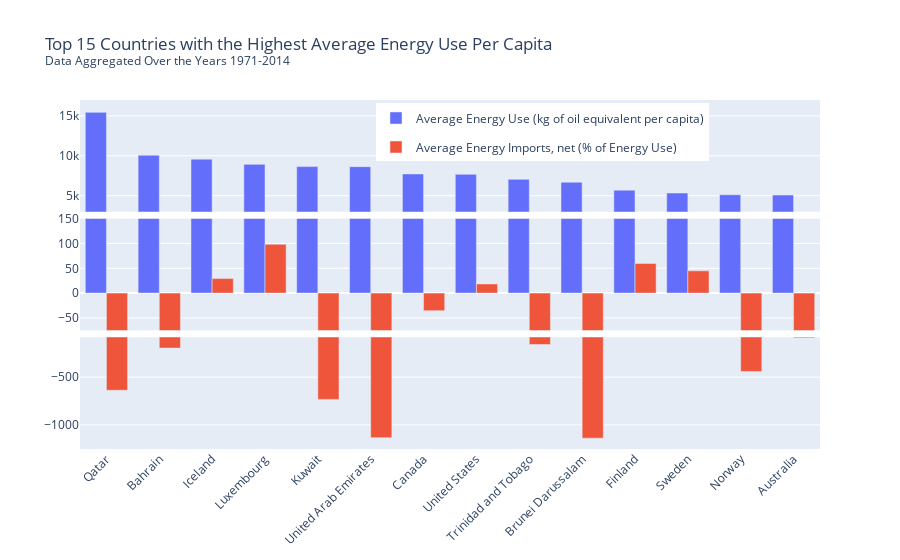

Write notebook code for a chart like this one.
### Code cell
AvgEGUsageImp = EG_USE_IMP.groupby(['Country_Name', 'Country_Code']).mean()
sd = EG_USE_IMP.groupby(['Country_Name', 'Country_Code']).std()
display(sd)
AvgEGUsageImpTop15 = AvgEGUsageImp.reset_index().sort_values(by='EG.USE.PCAP.KG.OE', ascending=False)[0:14]
AvgEGUsageImpTop15 = AvgEGUsageImpTop15.merge(sd, how='left', on = 'Country_Name', suffixes=[None, '_sd'])
display(AvgEGUsageImpTop15)

# Barplots (Code modified from https://stackoverflow.com/questions/65766960/plotly-python-how-to-make-a-gapped-y-axis)
df= AvgEGUsageImpTop15.drop(columns = ['Country_Code'])
df.set_index('Country_Name', inplace=True)

# colors and cut-offs
colors = px.colors.qualitative.Plotly
cut_interval = [-75, 150, 3000]

# subplot setup
fig = make_subplots(rows=3, cols=1, vertical_spacing = 0.02)
fig.update_layout(title = "Top 15 Countries with the Highest Average Energy Use Per Capita <br><sup>Data Aggregated Over the Years 1971-2014 </sup>",
                )
legendNames = ['Average Energy Use (kg of oil equivalent per capita)', 'Average Energy Imports, net (% of Energy Use)']
# Traces for [3, 1]
# marker_color=colors[i] ensures that categories follow the same color cycle
for i, col in enumerate(df[['EG.USE.PCAP.KG.OE', 'EG.IMP.CONS.ZS']].columns):
    fig.add_trace(go.Bar(x=df.index,
                    y=df[col],
                    name=legendNames[i],
                    marker_color=colors[i],
                    legendgroup = col
                    ), row=3, col=1)
fig.update_layout(legend=dict(
    yanchor="top",
    y=0.99,
    xanchor="left",
    x=0.4
    ))

# Traces for [2, 1]
# Notice that showlegend = False.
# Since legendgroup = col the interactivity is
# taken care of in the previous for-loop.
for i, col in enumerate(df[['EG.USE.PCAP.KG.OE', 'EG.IMP.CONS.ZS']].columns):
    fig.add_trace(go.Bar(x=df.index,
                    y=df[col],
                    name=col,
                    marker_color=colors[i],
                    legendgroup = col,
                    showlegend = False,
                    ), row=2, col=1)

# Traces for [1, 1]
# Notice that showlegend = False.
# Since legendgroup = col the interactivity is
# taken care of in the previous for-loop.
for i, col in enumerate(df[['EG.USE.PCAP.KG.OE', 'EG.IMP.CONS.ZS']].columns):
    fig.add_trace(go.Bar(x=df.index,
                    y=df[col],
                    name=col,
                    marker_color=colors[i],
                    legendgroup = col,
                    showlegend = False,
                    ), row=1, col=1)
    
# Some aesthetical adjustments to layout
fig.update_yaxes(range=[cut_interval[2], max(df.max()*1.1)], row=1, col=1)
fig.update_xaxes(visible=False, row=1, col=1)
fig.update_yaxes(range=[ cut_interval[0], cut_interval[1]], row=2, col=1)
fig.update_xaxes(visible=False, row=2, col=1)
fig.update_yaxes(range=[min(df.min()*1.1), cut_interval[0]*1.1], row=3, col=1)
fig.update_xaxes(tickangle = -45, row=3, col=1)
fig.show()

# Save image
fig.write_image("energyUsePerCapita_Top15_Barplot.png", engine='kaleido', scale=1, width=800, height=600)

### Figure 1 — Plotly figure (JSON) as saved in the notebook; plotly's stock layout.template omitted (floating-point values rounded to 4 significant figures)
{"data": [{"legendgroup": "EG.USE.PCAP.KG.OE", "marker": {"color": "#636EFA"}, "name": "Average Energy Use (kg of oil equivalent per capita)", "type": "bar", "x": ["Qatar", "Bahrain", "Iceland", "Luxembourg", "Kuwait", "United Arab Emirates", "Canada", "United States", "Trinidad and Tobago", "Brunei Darussalam", "Finland", "Sweden", "Norway", "Australia"], "xaxis": "x3", "y": [15440.0, 10070.0, 9577.0, 8924.0, 8643.0, 8639.0, 7727.0, 7681.0, 7050.0, 6688.0, 5697.0, 5336.0, 5124.0, 5080.0], "yaxis": "y3"}, {"legendgroup": "EG.IMP.CONS.ZS", "marker": {"color": "#EF553B"}, "name": "Average Energy Imports, net (% of Energy Use)", "type": "bar", "x": ["Qatar", "Bahrain", "Iceland", "Luxembourg", "Kuwait", "United Arab Emirates", "Canada", "United States", "Trinidad and Tobago", "Brunei Darussalam", "Finland", "Sweden", "Norway", "Australia"], "xaxis": "x3", "y": [-637.1, -195.3, 29.31, 98.52, -732.9, -1134.0, -35.38, 18.53, -157.5, -1139.0, 59.85, 44.85, -439.7, -87.68], "yaxis": "y3"}, {"legendgroup": "EG.USE.PCAP.KG.OE", "marker": {"color": "#636EFA"}, "name": "EG.USE.PCAP.KG.OE", "showlegend": false, "type": "bar", "x": ["Qatar", "Bahrain", "Iceland", "Luxembourg", "Kuwait", "United Arab Emirates", "Canada", "United States", "Trinidad and Tobago", "Brunei Darussalam", "Finland", "Sweden", "Norway", "Australia"], "xaxis": "x2", "y": [15440.0, 10070.0, 9577.0, 8924.0, 8643.0, 8639.0, 7727.0, 7681.0, 7050.0, 6688.0, 5697.0, 5336.0, 5124.0, 5080.0], "yaxis": "y2"}, {"legendgroup": "EG.IMP.CONS.ZS", "marker": {"color": "#EF553B"}, "name": "EG.IMP.CONS.ZS", "showlegend": false, "type": "bar", "x": ["Qatar", "Bahrain", "Iceland", "Luxembourg", "Kuwait", "United Arab Emirates", "Canada", "United States", "Trinidad and Tobago", "Brunei Darussalam", "Finland", "Sweden", "Norway", "Australia"], "xaxis": "x2", "y": [-637.1, -195.3, 29.31, 98.52, -732.9, -1134.0, -35.38, 18.53, -157.5, -1139.0, 59.85, 44.85, -439.7, -87.68], "yaxis": "y2"}, {"legendgroup": "EG.USE.PCAP.KG.OE", "marker": {"color": "#636EFA"}, "name": "EG.USE.PCAP.KG.OE", "showlegend": false, "type": "bar", "x": ["Qatar", "Bahrain", "Iceland", "Luxembourg", "Kuwait", "United Arab Emirates", "Canada", "United States", "Trinidad and Tobago", "Brunei Darussalam", "Finland", "Sweden", "Norway", "Australia"], "xaxis": "x", "y": [15440.0, 10070.0, 9577.0, 8924.0, 8643.0, 8639.0, 7727.0, 7681.0, 7050.0, 6688.0, 5697.0, 5336.0, 5124.0, 5080.0], "yaxis": "y"}, {"legendgroup": "EG.IMP.CONS.ZS", "marker": {"color": "#EF553B"}, "name": "EG.IMP.CONS.ZS", "showlegend": false, "type": "bar", "x": ["Qatar", "Bahrain", "Iceland", "Luxembourg", "Kuwait", "United Arab Emirates", "Canada", "United States", "Trinidad and Tobago", "Brunei Darussalam", "Finland", "Sweden", "Norway", "Australia"], "xaxis": "x", "y": [-637.1, -195.3, 29.31, 98.52, -732.9, -1134.0, -35.38, 18.53, -157.5, -1139.0, 59.85, 44.85, -439.7, -87.68], "yaxis": "y"}], "layout": {"legend": {"x": 0.4, "xanchor": "left", "y": 0.99, "yanchor": "top"}, "title": {"text": "Top 15 Countries with the Highest Average Energy Use Per Capita <br><sup>Data Aggregated Over the Years 1971-2014 </sup>"}, "xaxis": {"anchor": "y", "domain": [0, 1], "visible": false}, "xaxis2": {"anchor": "y2", "domain": [0, 1], "visible": false}, "xaxis3": {"anchor": "y3", "domain": [0, 1], "tickangle": -45}, "yaxis": {"anchor": "x", "domain": [0.68, 1], "range": [3000, 16990.0]}, "yaxis2": {"anchor": "x2", "domain": [0.34, 0.66], "range": [-75, 150]}, "yaxis3": {"anchor": "x3", "domain": [0, 0.32], "range": [-1253.0, -82.5]}}}
